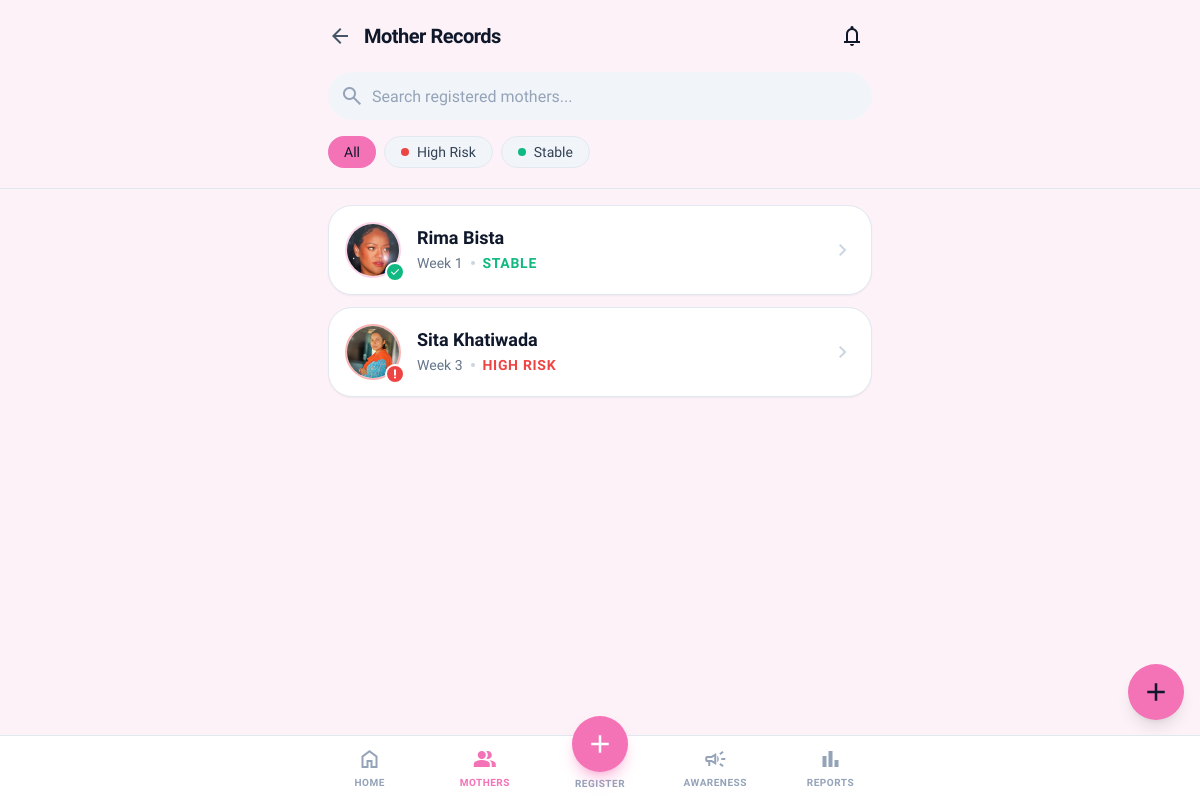
The app's page /mothers/ (signed in) with its own data.
### accounts/models.py (models this page shows, shortened)
class MotherProfile(models.Model):
    BLOOD_GROUP_CHOICES = [
        ("A+", "A+"), ("A-", "A-"),
        ("B+", "B+"), ("B-", "B-"),
        ("O+", "O+"), ("O-", "O-"),
        ("AB+", "AB+"), ("AB-", "AB-"),
    ]
    full_name = models.CharField(max_length=255)
    age = models.PositiveIntegerField(null=True, blank=True)
    phone = models.CharField(max_length=20, blank=True, help_text="Optional")
    emergency_contact = models.CharField(
        max_length=20,
        blank=True,
        help_text="Family / emergency contact phone number",
    )
    photo = models.ImageField(
        upload_to="mothers/photos/",
        null=True,
        blank=True,
        help_text="Profile photo",
    )
    pregnancy_week = models.PositiveIntegerField(
        null=True, blank=True,
        help_text="Gestational week at time of registration",
    )
    lmp_date = models.DateField(
        null=True, blank=True,
        verbose_name="Last Menstrual Period",
    )
    is_first_pregnancy = models.BooleanField(default=True)
    has_previous_complications = models.BooleanField(default=False)
    blood_group = models.CharField(
        max_length=5, choices=BLOOD_GROUP_CHOICES, blank=True,
    )
    medical_notes = models.TextField(
        blank=True,
        help_text="Basic medical history / pre-existing conditions",
    )
    latitude = models.DecimalField(
        max_digits=9, decimal_places=6, null=True, blank=True,
    )
    longitude = models.DecimalField(
        max_digits=9, decimal_places=6, null=True, blank=True,
    )
    address = models.TextField(blank=True)
    ward = models.CharField(max_length=100, blank=True)
    registered_by = models.ForeignKey(
        "accounts.User",
        on_delete=models.SET_NULL,
        null=True, blank=True,
        related_name="registered_mothers",
        help_text="FCHV who registered this mother",
    )
    registration_completed = models.BooleanField(default=False)
    created_at = models.DateTimeField(auto_now_add=True)
    updated_at = models.DateTimeField(auto_now=True)
    class Meta:
        verbose_name = "Mother Profile"
        verbose_name_plural = "Mother Profiles"
        ordering = ["-created_at"]

### mother/views.py (the view)
# urls.py: path("mothers/", views.mother_list, name="mother_list"),
@login_required
def mother_list(request):
    search_query = request.GET.get("q", "").strip()
    risk_filter = request.GET.get("risk", "")
    mothers = _mother_list_qs.get_mother_list(
        request.user,
        search_query=search_query,
        risk_filter=risk_filter,
    )
    context = {
        "mothers": mothers,
        "search_query": search_query,
        "risk_filter": risk_filter,
    }
    return render(request, "mother/mother_list.html", context)

### mother/application/queries.py (called while the page is built)
def _build_danger_ids(volunteer_mother_ids) -> set:
    return set(
        ANCVisit.objects.filter(
            has_danger_signs=True,
            mother_id__in=volunteer_mother_ids,
        ).values_list("mother_id", flat=True)
    )

### mother/domain/services.py (called while the page is built, shortened)
    @staticmethod
    def get_pregnancy_week(
        lmp_date: Optional[date],
        stored_week: Optional[int],
    ) -> Optional[PregnancyWeek]:
        if lmp_date:
            return PregnancyWeek.from_lmp(lmp_date)

    @staticmethod
    def classify(mother_id: int, danger_ids: set, observation_ids: set) -> RiskStatus:
        if mother_id in danger_ids:
            return RiskStatus.high()
        if mother_id in observation_ids:
            return RiskStatus.observation()
        return RiskStatus.stable()

### mother/domain/value_objects.py (called while the page is built)
    def __post_init__(self):
        if not (1 <= self.value <= 42):
            raise ValueError(f"Pregnancy week must be between 1 and 42, got {self.value}.")

    @classmethod
    def from_lmp(cls, lmp_date: date) -> "PregnancyWeek":
        delta = date.today() - lmp_date
        weeks = max(1, delta.days // 7)
        weeks = min(weeks, 42)
        return cls(value=weeks)

    @classmethod
    def from_name(cls, full_name: str) -> "Initials":
        if not full_name or not full_name.strip():
            return cls(value="?")
        parts = full_name.strip().split()
        initials = "".join(w[0].upper() for w in parts[:2] if w)
        return cls(value=initials or "?")

    def __str__(self) -> str:
        return self.value

    @classmethod
    def high(cls) -> "RiskStatus":
        return cls(level=cls.HIGH)

    @classmethod
    def stable(cls) -> "RiskStatus":
        return cls(level=cls.STABLE)

    def __str__(self) -> str:
        return self.level

### templates/mother/mother_list.html (shortened to what this page needs)
{% extends "base.html" %}
{% block body_class %}min-h-screen{% endblock %}
{% block content %}
<header class="sticky top-0 z-30 bg-background-light/95 dark:bg-background-dark/95 backdrop-blur-md border-b border-slate-200 dark:border-slate-800">
    <div class="flex items-center p-4 justify-between max-w-xl mx-auto">
        <div class="flex items-center gap-3">
            <a href="{% url 'main:dashboard' %}" class="material-symbols-outlined text-slate-600 dark:text-slate-400 cursor-pointer hover:text-primary">arrow_back</a>
            <h1 class="text-xl font-bold tracking-tight">Mother Records</h1>
        </div>
        <div class="flex items-center gap-2">
            <button class="flex size-10 items-center justify-center rounded-full hover:bg-slate-100 dark:hover:bg-slate-800 transition-colors">
                <span class="material-symbols-outlined">notifications</span>
            </button>
        </div>
    </div>
    <div class="px-4 pb-4 max-w-xl mx-auto">
        <form method="GET" action="{% url 'main:mother_list' %}">
            <div class="relative flex items-center">
                <span class="material-symbols-outlined absolute left-3 text-slate-400">search</span>
                <input name="q" value="{{ search_query }}" class="w-full h-12 pl-11 pr-4 bg-slate-100 dark:bg-surface-dark border-none rounded-xl focus:ring-2 focus:ring-primary text-base placeholder:text-slate-400 dark:placeholder:text-slate-500" placeholder="Search registered mothers..." type="text" />
            </div>
            <div class="flex gap-2 mt-4 overflow-x-auto no-scrollbar pb-1">
                <a href="{% url 'main:mother_list' %}{% if search_query %}?q={{ search_query }}{% endif %}" class="flex h-8 shrink-0 items-center justify-center gap-1 rounded-full px-4 text-sm font-medium no-underline {% if not risk_filter %}bg-primary text-slate-900{% else %}bg-slate-100 dark:bg-surface-dark border border-slate-200 dark:border-slate-800 text-slate-700 dark:text-slate-300{% endif %}">All</a>
                <a href="?risk=high{% if search_query %}&q={{ search_query }}{% endif %}" class="flex h-8 shrink-0 items-center justify-center gap-1 rounded-full px-4 text-sm font-medium no-underline {% if risk_filter == 'high' %}bg-red-500 text-white{% else %}bg-slate-100 dark:bg-surface-dark border border-slate-200 dark:border-slate-800 text-slate-700 dark:text-slate-300{% endif %}">
                    <span class="size-2 rounded-full {% if risk_filter == 'high' %}bg-white{% else %}bg-red-500{% endif %} mr-1"></span>High Risk
                </a>
                <a href="?risk=stable{% if search_query %}&q={{ search_query }}{% endif %}" class="flex h-8 shrink-0 items-center justify-center gap-1 rounded-full px-4 text-sm font-medium no-underline {% if risk_filter == 'stable' %}bg-primary text-slate-900{% else %}bg-slate-100 dark:bg-surface-dark border border-slate-200 dark:border-slate-800 text-slate-700 dark:text-slate-300{% endif %}">
                    <span class="size-2 rounded-full {% if risk_filter == 'stable' %}bg-slate-900{% else %}bg-emerald-500{% endif %} mr-1"></span>Stable
                </a>
            </div>
        </form>
    </div>
</header>
<main class="max-w-xl mx-auto p-4 pb-24 space-y-3">
    {% for m in mothers %}
    <a href="{% url 'main:mother_profile' m.profile.pk %}" class="flex items-center gap-4 bg-white dark:bg-surface-dark p-4 rounded-xl border border-slate-200 dark:border-slate-800 shadow-sm transition-transform active:scale-[0.98] no-underline">
        <div class="relative">
            {% if m.profile.photo %}
            <img src="{{ m.profile.photo.url }}" alt="{{ m.profile.full_name }}" class="size-14 rounded-full object-cover border-2 {% if m.risk == 'high' %}border-red-500/40{% else %}border-primary/30{% endif %}" />
            {% endif %}
            {% if m.risk == 'high' %}
            <div class="absolute -bottom-1 -right-1 size-5 rounded-full bg-red-500 border-2 border-white dark:border-surface-dark flex items-center justify-center">
                <span class="material-symbols-outlined text-white text-[12px] font-bold">priority_high</span>
            </div>
            {% else %}
            <div class="absolute -bottom-1 -right-1 size-5 rounded-full bg-emerald-500 border-2 border-white dark:border-surface-dark flex items-center justify-center">
                <span class="material-symbols-outlined text-white text-[12px] font-bold">check</span>
            </div>
            {% endif %}
        </div>
        <div class="flex-1 min-w-0">
            <h3 class="font-bold text-lg leading-tight truncate">{{ m.profile.full_name }}</h3>
            <div class="flex items-center gap-2 mt-1">
                <span class="text-sm font-medium text-slate-500 dark:text-slate-400">Week {{ m.weeks|default:"--" }}</span>
                <span class="size-1 rounded-full bg-slate-300"></span>
                {% if m.risk == 'high' %}
                <span class="text-sm text-red-500 font-semibold uppercase tracking-wider">High Risk</span>
                {% else %}
                <span class="text-sm text-emerald-500 font-semibold uppercase tracking-wider">Stable</span>
                {% endif %}
            </div>
        </div>
        <span class="material-symbols-outlined text-slate-300 shrink-0">chevron_right</span>
    </a>
    {% endfor %}
</main>
<a href="{% url 'main:register_mother' %}" class="fixed bottom-20 right-4 size-14 bg-primary text-slate-900 rounded-full shadow-lg flex items-center justify-center z-40 active:scale-90 transition-transform hover:bg-primary-dark no-underline">
    <span class="material-symbols-outlined text-3xl">add</span>
</a>
<nav class="fixed bottom-0 left-0 right-0 bg-surface-light dark:bg-surface-dark border-t border-slate-200 dark:border-slate-800 z-50 pb-safe">
    <div class="flex h-16 max-w-xl mx-auto relative">
        <a class="flex flex-1 flex-col items-center justify-center gap-1 {% if request.resolver_match.url_name == 'dashboard' %}text-primary{% else %}text-slate-400 hover:text-primary{% endif %} transition-colors" href="{% url 'main:dashboard' %}">
            <span class="material-symbols-outlined {% if request.resolver_match.url_name == 'dashboard' %}fill-icon{% endif %}">home</span>
            <span class="text-[10px] font-bold uppercase tracking-wider">Home</span>
        </a>
        <a class="flex flex-1 flex-col items-center justify-center gap-1 {% if request.resolver_match.url_name == 'mother_list' %}text-primary{% else %}text-slate-400 hover:text-primary{% endif %} transition-colors" href="{% url 'main:mother_list' %}">
            <span class="material-symbols-outlined {% if request.resolver_match.url_name == 'mother_list' %}fill-icon{% endif %}">group</span>
            <span class="text-[10px] font-bold uppercase tracking-wider">Mothers</span>
        </a>
        <div class="flex flex-1 flex-col items-center justify-start relative">
            <a href="{% url 'main:register_mother' %}" class="absolute -top-5 flex items-center justify-center size-14 rounded-full bg-primary text-white shadow-lg shadow-primary/40 hover:bg-primary-dark transition-transform active:scale-95">
                <span class="material-symbols-outlined text-3xl">add</span>
            </a>
            <span class="text-[10px] font-bold uppercase tracking-wider text-slate-400 mt-10">Register</span>
        </div>
        <a class="flex flex-1 flex-col items-center justify-center gap-1 {% if request.resolver_match.url_name == 'awareness_program' %}text-primary{% else %}text-slate-400 hover:text-primary{% endif %} transition-colors" href="{% url 'main:awareness_program' %}">
            <span class="material-symbols-outlined {% if request.resolver_match.url_name == 'awareness_program' %}fill-icon{% endif %}">campaign</span>
            <span class="text-[10px] font-bold uppercase tracking-wider">Awareness</span>
        </a>
        <a class="flex flex-1 flex-col items-center justify-center gap-1 {% if request.resolver_match.url_name == 'monthly_reports' %}text-primary{% else %}text-slate-400 hover:text-primary{% endif %} transition-colors" href="{% url 'main:monthly_reports' %}">
            <span class="material-symbols-outlined {% if request.resolver_match.url_name == 'monthly_reports' %}fill-icon{% endif %}">bar_chart</span>
            <span class="text-[10px] font-bold uppercase tracking-wider">Reports</span>
        </a>
    </div>
</nav>
{% endblock %}

### templates/base.html (shortened to what this page needs)
{% load static %}
<!DOCTYPE html>
<html lang="en" class="{% block html_class %}{% endblock %}">
<head>
    <script src="https://cdn.tailwindcss.com?plugins=forms,container-queries"></script>
</head>
<body class="bg-background-light dark:bg-background-dark text-slate-900 dark:text-slate-100 antialiased {% block body_class %}{% endblock %}">
    {% block content %}{% endblock %}
</body>
</html>

### templates/base.html (style rules this page uses)
body { font-family: 'Lexend', sans-serif; min-height: max(884px, 100dvh); -webkit-tap-highlight-color: transparent; }
.material-symbols-outlined { font-variation-settings: 'FILL' 0, 'wght' 400, 'GRAD' 0, 'opsz' 24; }
.fill-icon { font-variation-settings: 'FILL' 1; }
.no-scrollbar { -ms-overflow-style: none; scrollbar-width: none; }

### records on screen
MotherProfile: profile.photo (picture), profile.full_name "Rima Bista"
MotherProfile: profile.photo (picture), profile.full_name "Sita Khatiwada"

### other values on screen
{{ m.weeks|default:"--" }} "1" "3"
